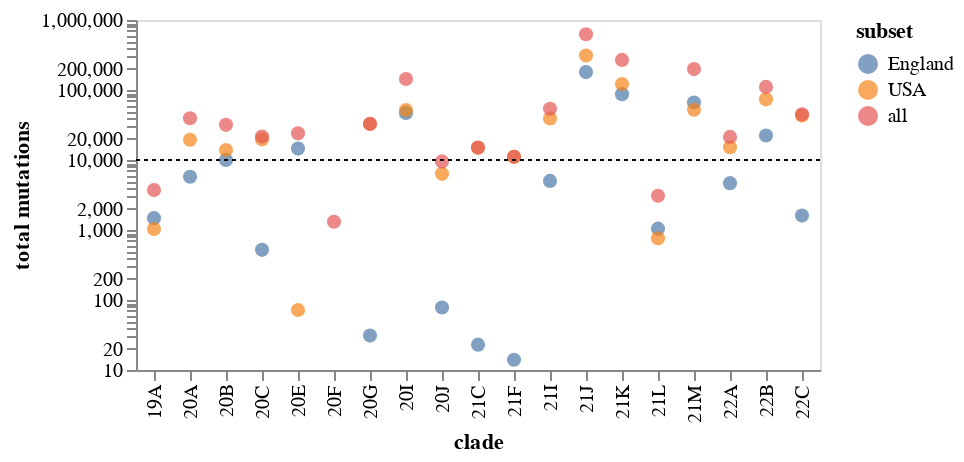

The code cell stored with this chart in its notebook:
### Markdown cell above
Plot total mutation counts for each clade and subset on a log scale.
Also draw a line at our minimum cutoff: we only keep subsets above this cutoff:

### Code cell
clade_counts = (
    mut_type_counts
    .groupby(["clade", "subset"], as_index=False)
    .aggregate({"count": "sum"})
)

clade_counts_chart = (
    alt.Chart(clade_counts)
    .encode(
        x="clade",
        y=alt.Y("count", title="total mutations", scale=alt.Scale(type="log")),
        tooltip=["clade", "subset", "count"],
        color="subset",
    )
    .mark_circle(size=50, opacity=0.7)
    .properties(width=alt.Step(18), height=175)
)

# draw cutoff line
cutoff = (
    alt.Chart(pd.DataFrame({"y": [synonymous_spectra_min_counts]}))
    .encode(y="y")
    .mark_rule(strokeDash=[2, 2])
)

(clade_counts_chart + cutoff).configure_axis(grid=False)

### Figure 1 — Vega-Lite specification as saved in the notebook (floating-point values rounded to 4 significant figures)
{"config": {"view": {"continuousWidth": 400, "continuousHeight": 300}, "axis": {"grid": false}}, "layer": [{"data": {"name": "data-e77a58fba169efb7d9367d814e2df45f"}, "mark": {"type": "circle", "opacity": 0.7, "size": 50}, "encoding": {"color": {"field": "subset", "type": "nominal"}, "tooltip": [{"field": "clade", "type": "nominal"}, {"field": "subset", "type": "nominal"}, {"field": "count", "type": "quantitative"}], "x": {"field": "clade", "type": "nominal"}, "y": {"field": "count", "scale": {"type": "log"}, "title": "total mutations", "type": "quantitative"}}, "height": 175, "width": {"step": 18}}, {"data": {"name": "data-630ae3f1563c7a039b62b951e32081dd"}, "mark": {"type": "rule", "strokeDash": [2, 2]}, "encoding": {"y": {"field": "y", "type": "quantitative"}}}], "$schema": "https://vega.github.io/schema/vega-lite/v4.17.0.json", "datasets": {"data-e77a58fba169efb7d9367d814e2df45f": [{"clade": "19A", "subset": "England", "count": 1475}, {"clade": "19A", "subset": "USA", "count": 1030}, {"clade": "19A", "subset": "all", "count": 3732}, {"clade": "20A", "subset": "England", "count": 5763}, {"clade": "20A", "subset": "USA", "count": 19467}, {"clade": "20A", "subset": "all", "count": 39503}, {"clade": "20B", "subset": "England", "count": 10018}, {"clade": "20B", "subset": "USA", "count": 13909}, {"clade": "20B", "subset": "all", "count": 31803}, {"clade": "20C", "subset": "England", "count": 521}, {"clade": "20C", "subset": "USA", "count": 19737}, {"clade": "20C", "subset": "all", "count": 21610}, {"clade": "20E", "subset": "England", "count": 14540}, {"clade": "20E", "subset": "USA", "count": 72}, {"clade": "20E", "subset": "all", "count": 24027}, {"clade": "20F", "subset": "all", "count": 1311}, {"clade": "20G", "subset": "England", "count": 31}, {"clade": "20G", "subset": "USA", "count": 32701}, {"clade": "20G", "subset": "all", "count": 32872}, {"clade": "20I", "subset": "England", "count": 47085}, {"clade": "20I", "subset": "USA", "count": 51873}, {"clade": "20I", "subset": "all", "count": 143700}, {"clade": "20J", "subset": "England", "count": 78}, {"clade": "20J", "subset": "USA", "count": 6346}, {"clade": "20J", "subset": "all", "count": 9540}, {"clade": "21C", "subset": "England", "count": 23}, {"clade": "21C", "subset": "USA", "count": 14982}, {"clade": "21C", "subset": "all", "count": 15041}, {"clade": "21F", "subset": "England", "count": 14}, {"clade": "21F", "subset": "USA", "count": 11110}, {"clade": "21F", "subset": "all", "count": 11136}, {"clade": "21I", "subset": "England", "count": 5025}, {"clade": "21I", "subset": "USA", "count": 39268}, {"clade": "21I", "subset": "all", "count": 53992}, {"clade": "21J", "subset": "England", "count": 180356}, {"clade": "21J", "subset": "USA", "count": 311220}, {"clade": "21J", "subset": "all", "count": 626834}, {"clade": "21K", "subset": "England", "count": 87168}, {"clade": "21K", "subset": "USA", "count": 121469}, {"clade": "21K", "subset": "all", "count": 269095}, {"clade": "21L", "subset": "England", "count": 1045}, {"clade": "21L", "subset": "USA", "count": 761}, {"clade": "21L", "subset": "all", "count": 3083}, {"clade": "21M", "subset": "England", "count": 66278}, {"clade": "21M", "subset": "USA", "count": 52144}, {"clade": "21M", "subset": "all", "count": 199064}, {"clade": "22A", "subset": "England", "count": 4672}, {"clade": "22A", "subset": "USA", "count": 15217}, {"clade": "22A", "subset": "all", "count": 21348}, {"clade": "22B", "subset": "England", "count": 22374}, {"clade": "22B", "subset": "USA", "count": 73465}, {"clade": "22B", "subset": "all", "count": 110808}, {"clade": "22C", "subset": "England", "count": 1605}, {"clade": "22C", "subset": "USA", "count": 43054}, {"clade": "22C", "subset": "all", "count": 44951}], "data-630ae3f1563c7a039b62b951e32081dd": [{"y": 10000}]}}
